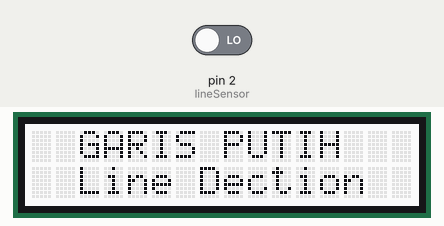
Recording of a sketch running on a simulated Arduino Uno, built with avr-gcc and run on an emulated ATmega328P. Parts: 16×2 character LCD. The test bench sets the inputs (shaded band); at power-on: pin 2 (lineSensor) LOW.

Above: at 1.2 s.
1.3 s: pin 2 (lineSensor) driven HIGH
At 2.8 s:
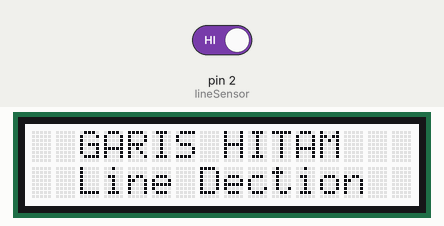
3.1 s: pin 2 (lineSensor) driven LOW
At 4.3 s:
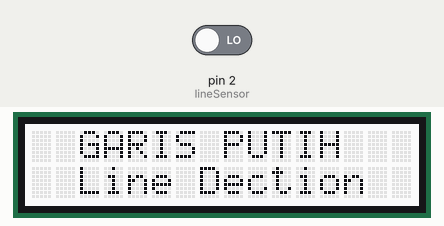
Timing chart, 0 to 6.1 s (numbered marks = the images above; inputs shaded):
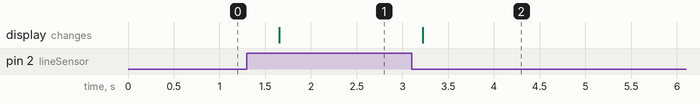

Measured:
- after the input at 1.3 s, the display: changes after 0.35 s (image 1)
- after the input at 3.1 s, the display: changes after 0.12 s (image 2)

The sketch:

Line_Detector.ino
```cpp
/*===============BLACK & WHITE LINE DETECTOR=================
  Dibuat Oleh Tim Digiware
  ===========================================================
  Konfigurasi Pin:
  |------------------------------------------------|
  |                            | Arduino Base HAT  |
  |------------------------------------------------|
  |Grove - Line Sensor         |         D2        |
  |Grove - LCD 16x2            |         I2C       |
  |------------------------------------------------|
*/
#include <Wire.h>
#include "rgb_lcd.h"
rgb_lcd lcd;

#define lineSensor 2

void setup() {
  pinMode(lineSensor, INPUT);
  lcd.begin(16,2);
}

void loop() {

  int line = digitalRead(lineSensor);

  if(line == HIGH)
  {
    lcd.setCursor(2, 0);
    lcd.print("GARIS HITAM");
  }

  else
  {
    lcd.setCursor(2, 0);
    lcd.print("GARIS PUTIH");
  }
  lcd.setCursor(2, 1);
  lcd.print("Line Dection");
  delay(500);

}
```
